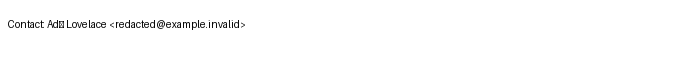

The Python source for this figure:
"""POC: independent verification oracle via render->OCR (different code path).
Demonstrates catching a homoglyph-evaded sensitive value that a naive byte
substring scan misses."""
from PIL import Image, ImageDraw, ImageFont
import pytesseract, unicodedata

SENSITIVE = "Ada Lovelace"

# Simulated "anonymized" output that still leaks the name via a Cyrillic 'а'
# homoglyph (U+0430) instead of ASCII 'a' (U+0061).
leaked = "Contact: Ad\u0430 Lovelace <redacted@example.invalid>"

# --- Primary textual scan (naive byte substring), the kind an author might write ---
naive_hit = SENSITIVE in leaked
print(f"[naive byte scan]      sensitive present? {naive_hit}")

# --- Normalized textual scan (the correct deterministic cross-check) ---
def fold(s):  # NFKC + strip common Cyrillic->Latin homoglyphs
    hp = {"\u0430":"a","\u0435":"e","\u043e":"o","\u0440":"p","\u0441":"c"}
    return unicodedata.normalize("NFKC", "".join(hp.get(c,c) for c in s))
norm_hit = fold(SENSITIVE) in fold(leaked)
print(f"[normalized scan]      sensitive present? {norm_hit}")

# --- Independent OCR oracle (pixels, totally different code path) ---
img = Image.new("RGB", (700, 60), "white")
d = ImageDraw.Draw(img)
d.text((8, 18), leaked, fill="black")
img.save("oracle_poc.png")
ocr = pytesseract.image_to_string(Image.open("oracle_poc.png")).strip()
ocr_hit = SENSITIVE.lower() in ocr.lower()
print(f"[OCR pixel oracle]     OCR read: {ocr!r}")
print(f"[OCR pixel oracle]     sensitive present? {ocr_hit}")
